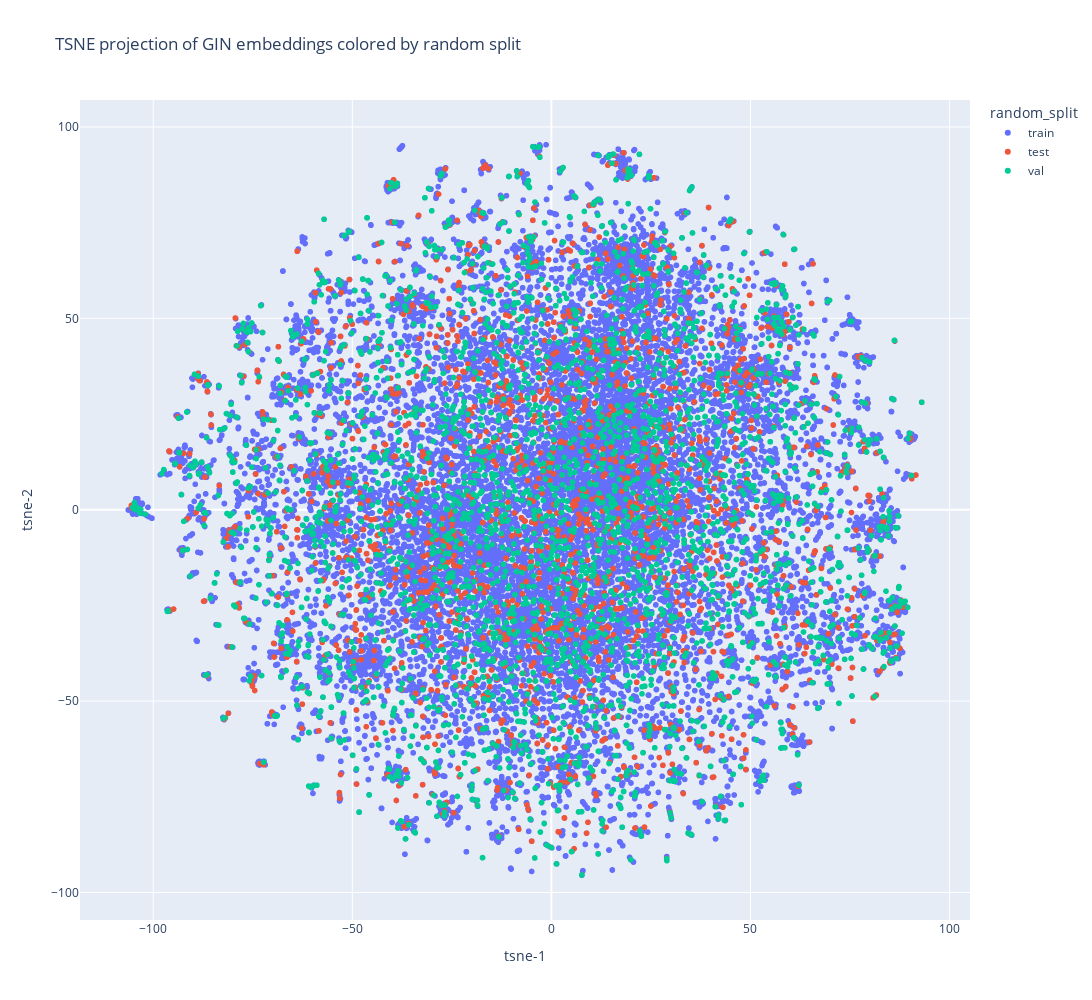

Notebook code for this chart:
### Code cell
proj_type = "tsne"
split_type = "random"
px.scatter(
    df,
    x=f"{proj_type}-1",
    y=f"{proj_type}-2",
    color=f"{split_type}_split",
    height=1000,
    width=1200,
    title=f"{proj_type.upper()} projection of GIN embeddings colored by {split_type} split",
)

### Figure 1 — Plotly figure (JSON) as saved in the notebook; plotly's stock layout.template omitted (floating-point values rounded to 4 significant figures; data arrays with more than 128 entries replaced by an {"elided": "..."} marker saying what was removed)
{"data": [{"hovertemplate": "random_split=train<br>tsne-1=%{x}<br>tsne-2=%{y}<extra></extra>", "legendgroup": "train", "marker": {"color": "#636efa", "symbol": "circle"}, "mode": "markers", "name": "train", "showlegend": true, "type": "scattergl", "x": {"elided": "25000 float values"}, "xaxis": "x", "y": {"elided": "25000 float values"}, "yaxis": "y"}, {"hovertemplate": "random_split=test<br>tsne-1=%{x}<br>tsne-2=%{y}<extra></extra>", "legendgroup": "test", "marker": {"color": "#EF553B", "symbol": "circle"}, "mode": "markers", "name": "test", "showlegend": true, "type": "scattergl", "x": {"elided": "2000 float values"}, "xaxis": "x", "y": {"elided": "2000 float values"}, "yaxis": "y"}, {"hovertemplate": "random_split=val<br>tsne-1=%{x}<br>tsne-2=%{y}<extra></extra>", "legendgroup": "val", "marker": {"color": "#00cc96", "symbol": "circle"}, "mode": "markers", "name": "val", "showlegend": true, "type": "scattergl", "x": {"elided": "3000 float values"}, "xaxis": "x", "y": {"elided": "3000 float values"}, "yaxis": "y"}], "layout": {"height": 1000, "legend": {"title": {"text": "random_split"}, "tracegroupgap": 0}, "title": {"text": "TSNE projection of GIN embeddings colored by random split"}, "width": 1200, "xaxis": {"anchor": "y", "domain": [0, 1], "title": {"text": "tsne-1"}}, "yaxis": {"anchor": "x", "domain": [0, 1], "title": {"text": "tsne-2"}}}}
